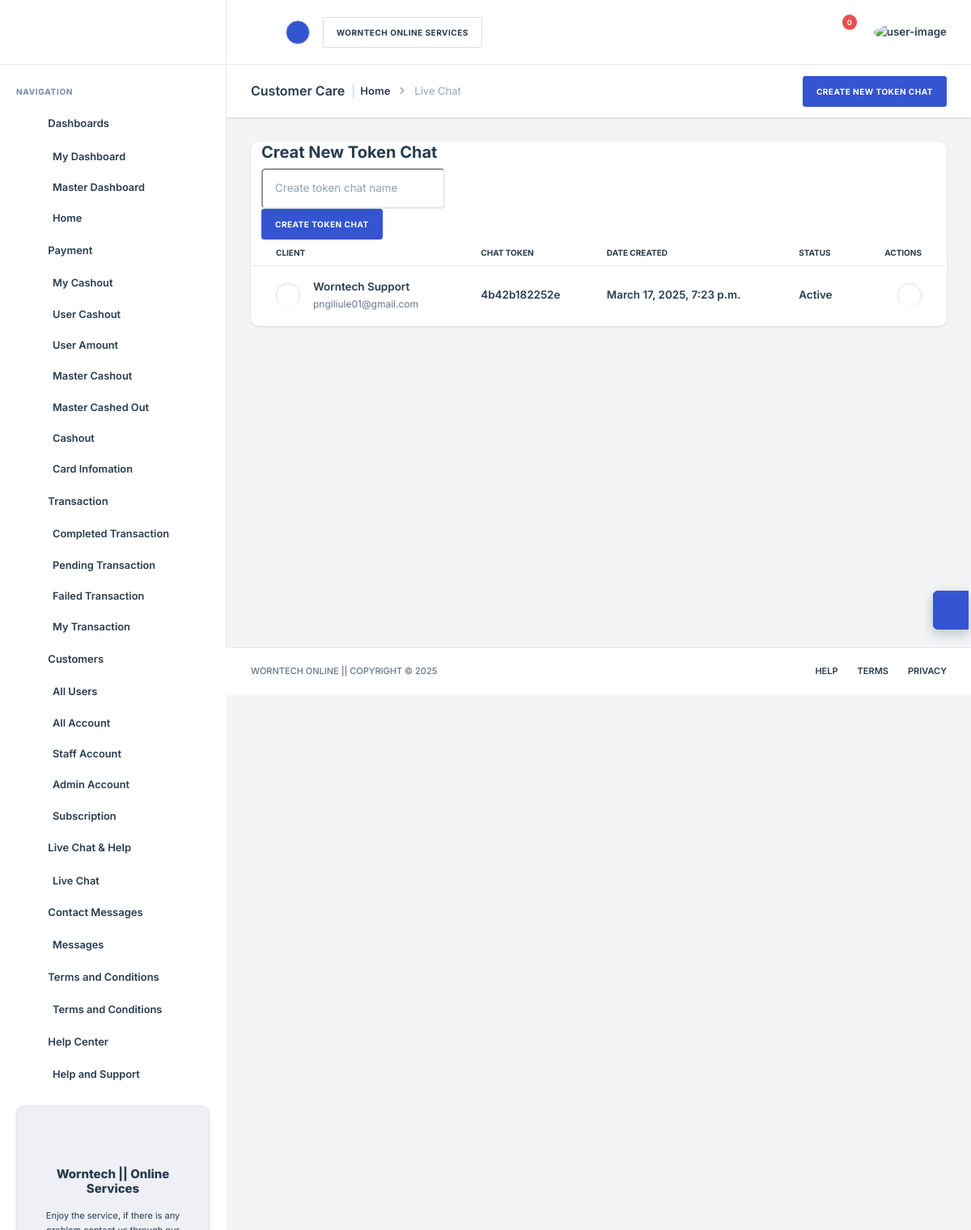
Screenshot of /chat/room_selection/ (signed in) with the database file from the repository.
### chat/models.py (models this page shows, shortened)
class ChatRoom(models.Model):
    mystatus = (
            ('Active', 'Active'),
			('Inactive', 'Inactive'),
			)
    name = models.CharField(max_length=255, unique=False)
    created_by = models.ForeignKey(User, on_delete=models.CASCADE, null=True, blank=True)
    created_at = models.DateTimeField(auto_now_add=True)
    status = models.CharField(max_length=200, null=True, choices=mystatus)
    unique_code = models.CharField(max_length=100, unique=True, null=True, blank=True)

### web/models.py (models this page shows, shortened)
class MyUser(AbstractBaseUser):
    email=models.EmailField(verbose_name="email", max_length=100, unique=True)
    first_name=models.CharField(verbose_name="first name", max_length=100, unique=False)
    username=models.CharField(verbose_name="user name", max_length=100, unique=True)
    last_name=models.CharField(verbose_name="last name", max_length=100, unique=False)
    date_joined=models.DateTimeField(verbose_name="date joined", auto_now_add=True)
    last_login=models.DateTimeField(verbose_name="last login", auto_now=True)
    is_admin=models.BooleanField(default=False)
    is_active=models.BooleanField(default=True)
    is_staff=models.BooleanField(default=False)
    is_superuser=models.BooleanField(default=False)
    hide_email = models.BooleanField(default=True)
    USERNAME_FIELD="email"
    REQUIRED_FIELDS=['username']
    objects=MyUserManager()

### chat/views.py (the view)
# urls.py: path("room_selection/", views.room_selection, name="room_selection"),
@login_required(login_url='signin')
def room_selection(request):
    notification = Notification.objects.filter(user=request.user).order_by('-id')
    notificationcount = Notification.objects.filter(user=request.user, viewed=False).count()
    rooms = ChatRoom.objects.all().order_by('-id')  # Fetch all chat rooms
    context = {
        'notification': notification,
        'notificationcount': notificationcount,
        "rooms": rooms,
    }
    return render(request, "chat/room_list.html", context)

### chat/templates/chat/room_list.html (shortened to what this page needs)
{% extends 'web/base1.html' %}
{% load static %}
{% block content %}
<!DOCTYPE html><html lang="zxx"><head>
    <link rel="stylesheet" type="text/css" href="{% static 'dash/css/bootstrap.min.css' %}">
    <link rel="stylesheet" type="text/css" href="{% static 'dash/css/vendors.min.css' %}">
    <link rel="stylesheet" type="text/css" href="{% static 'dash/css/daterangepicker.min.css' %}">
    <link rel="stylesheet" type="text/css" href="{% static 'dash/css/theme.min.css' %}">
</head>
<body>
    <main class="nxl-container">
        <div class="nxl-content">
            <div class="page-header">
                <div class="page-header-left d-flex align-items-center">
                    <div class="page-header-title">
                        <h5 class="m-b-10">Customer Care</h5>
                    </div>
                    <ul class="breadcrumb">
                        <li class="breadcrumb-item"><a href="{% url 'home' %}">Home</a></li>
                        <li class="breadcrumb-item">Live Chat</li>
                    </ul>
                </div>
                <div class="page-header-right ms-auto">
                    <div class="page-header-right-items">
                        <div class="d-flex align-items-center gap-2 page-header-right-items-wrapper">
                            <div class="d-flex align-items-center gap-2 page-header-right-items-wrapper">
                                <div class="dropdown filter-dropdown">
                                    <a href="{% url 'room_selection' %}" class="btn btn-primary">
                                        <span>Create New Token Chat</span>
                                    </a>
                                </div>
                            </div>
                        </div>
                    </div>
                </div>
            </div>
            <div class="main-content">
                <div class="row">
                    <div class="col-lg-12">
                        <div class="card stretch stretch-full">
                            <div class="card-body p-0">
                                <div class="container">
                                    <h4>Creat New Token Chat</h4>
                                    <form action="{% url 'create_room' %}" method="POST">
                                        <input type="text" name="room_name" placeholder="Create token chat name" required> <br>
                                        <button type="submit" class="btn btn-primary">Create Token Chat</button>
                                    </form>
                                </div>
                                {% if user.is_staff  or user.is_admin or staff_role == "CEO" or staff_role == "Finance Officer" or staff_role == "Marketing Officer" %}
                                <div class="table-responsive">
                                    <table class="table table-hover" id="paymentList">
                                        <thead>
                                            <tr>
                                                <th>Client</th>
                                                <th>Chat Token</th>
                                                <th>Date Created</th>
                                                <th>Status</th>
                                                <th class="text-end">Actions</th>
                                            </tr>
                                        </thead>
                                        <tbody>
                                            {% if rooms %}
                                            {% for room in rooms %}
                                            <tr class="single-item">
                                                <td>
                                                    <a href="{% url 'chat_room' unique_code=room.unique_code %}" class="hstack gap-3">
                                                        <div class="avatar-image avatar-md">
                                                        </div>
                                                        <div>
                                                            <span class="text-truncate-1-line">{{ room.created_by.first_name }} {{ room.created_by.last_name }}</span>
                                                            <small class="fs-12 fw-normal text-muted">{{room.created_by.email}}</small>
                                                        </div>
                                                    </a>
                                                </td>
                                                <td><a href="{% url 'chat_room' unique_code=room.unique_code %}">{{ room.unique_code }}</a></td>
                                                <td><a href="{% url 'chat_room' unique_code=room.unique_code %}">{{ room.created_at }}</a></td>
                                                <td><a href="{% url 'chat_room' unique_code=room.unique_code %}">{{ room.status }}</a></td>
                                                <td>
                                                    <div class="hstack gap-2 justify-content-end">
                                                        <div class="dropdown">
                                                            <a href="javascript:void(0)" class="avatar-text avatar-md" data-bs-toggle="dropdown" data-bs-offset="0,21">
                                                                <i class="feather feather-more-horizontal"></i>
                                                            </a>
                                                        </div>
                                                    </div>
                                                </td>
                                            </tr>
                                            {% endfor %}
                                            {% endif %}
                                        </tbody>
                                    </table>
                                </div>
                                {% endif %}
                            </div>
                        </div>
                    </div>
                </div>
            </div>
        </div>
    </main>
    <div class="theme-customizer">
        <div class="customizer-handle">
            <a href="javascript:void(0);" class="cutomizer-open-trigger bg-primary">
            </a>
        </div>
    </div>
</body></html>
{% endblock %}

### rows the page displays
ChatRoom: created_by.first_name "Worntech", created_by.last_name "Support", created_by.email "pngiliule01@gmail.com", unique_code "4b42b182252e", created_at "March 17, 2025, 7:23 p.m.", status "Active"

### other values shown
{{ notificationcount }} "0"
